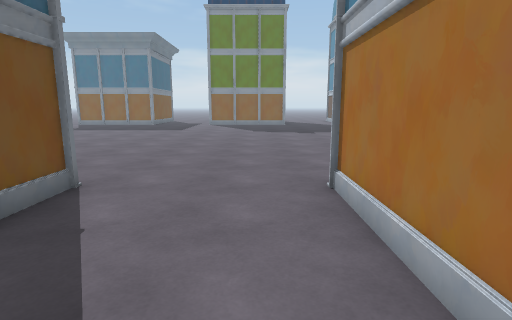
View 1 (above)

24 first-person views from a walk through a scene from a Unity 3-D project. The camera is 1.5 m above the floor, tilts 10° down and sees 80° across. The floor is counted in squares, 1 m on a side. Each view is taken from the middle of a square. On the plan, view 1 faces up. The plan holds only what a view shows up to about 15 squares ahead; the rest is blank. The place goes on beyond the plan. Some surface patterns are stand-ins.

View 2
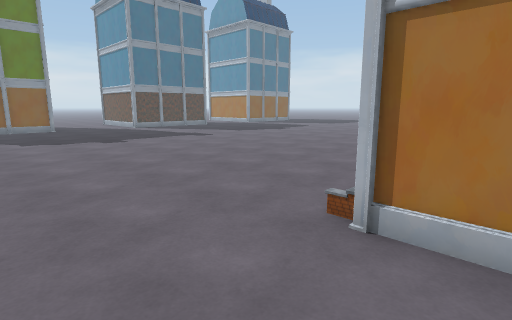

View 3
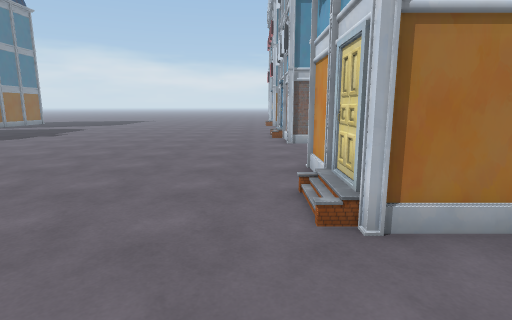

View 4
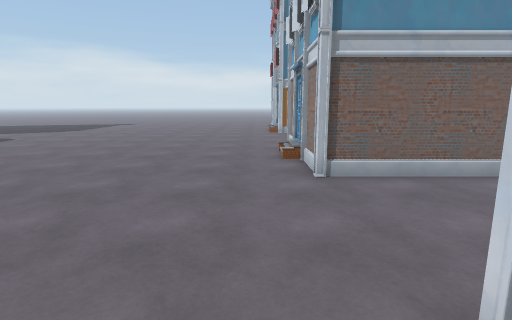

View 5
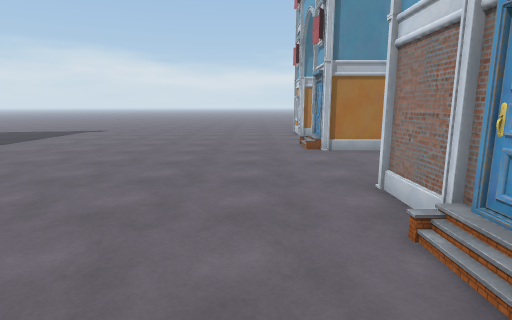

View 6
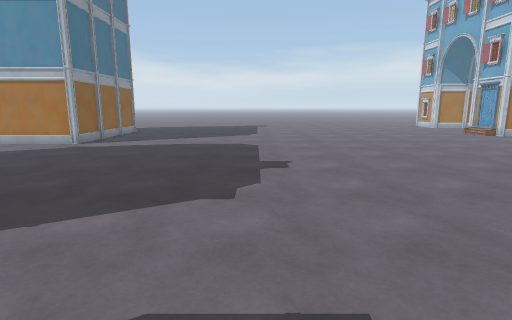

View 7
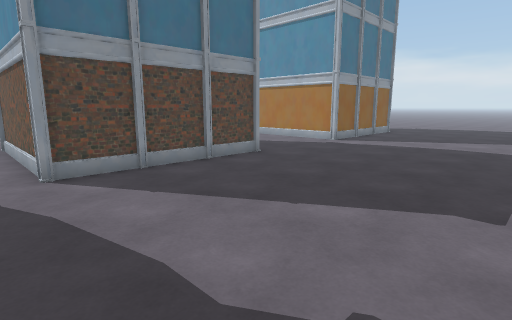

View 8
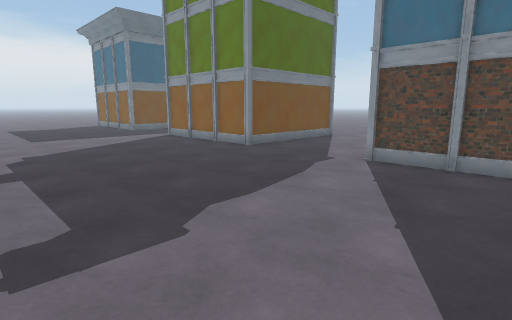

View 9
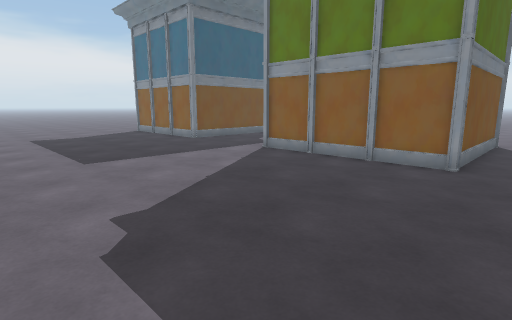

View 10
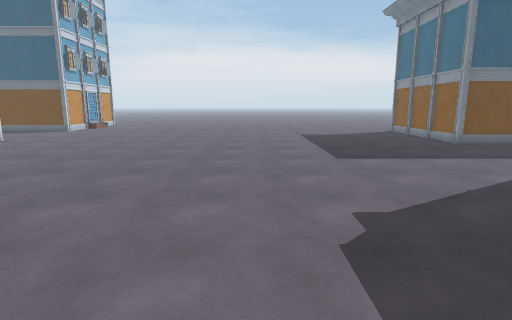

View 11
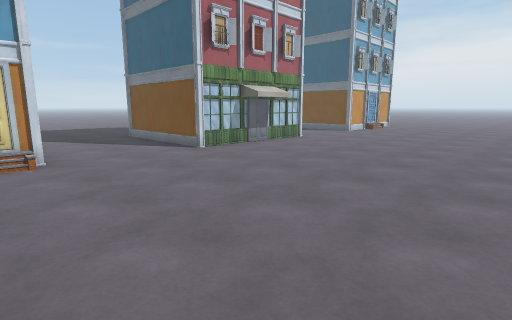

View 12
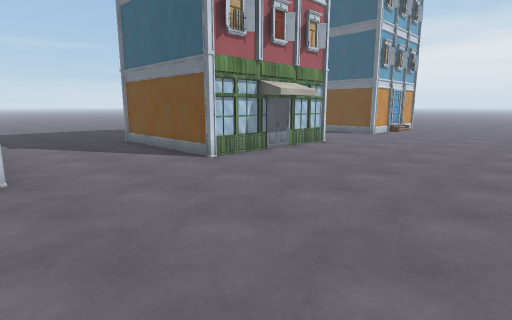

View 13
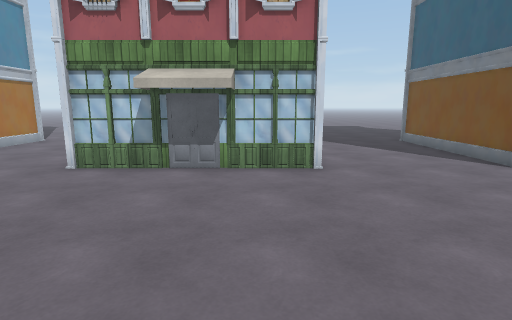

View 14
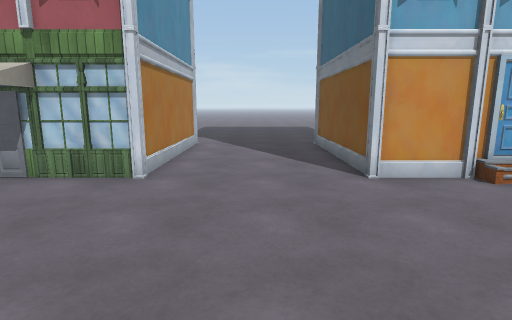

View 15
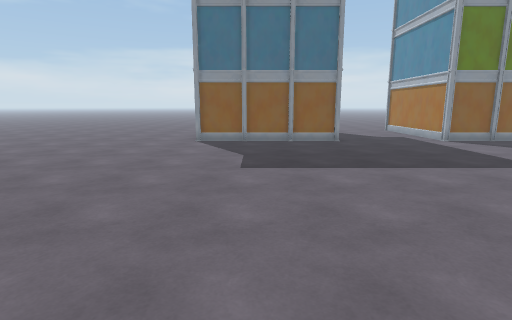

View 16
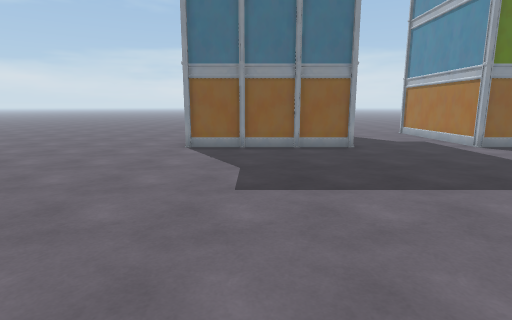

View 17
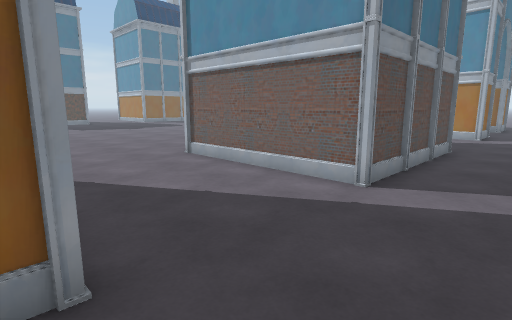

View 18
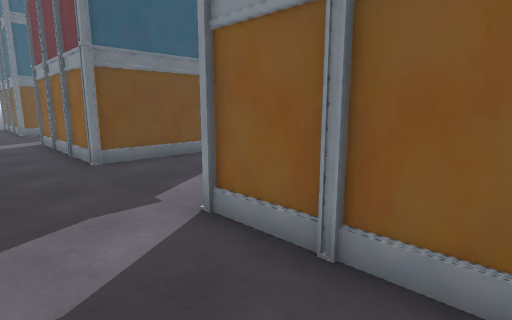

View 19
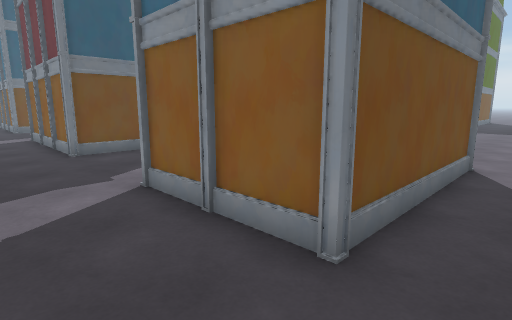

View 20
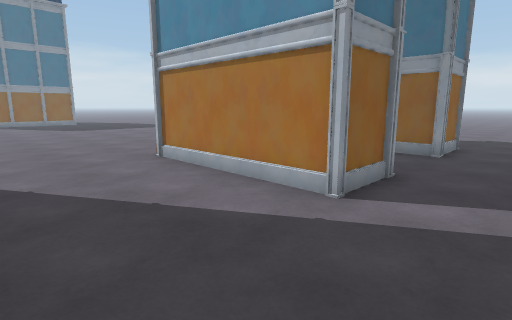

View 21
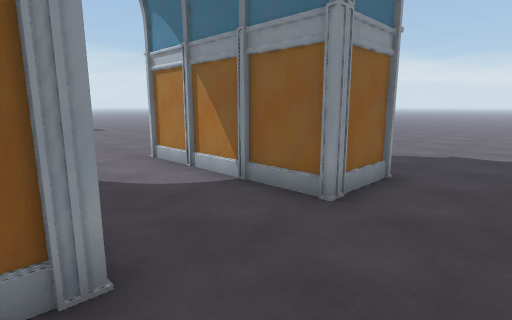

View 22
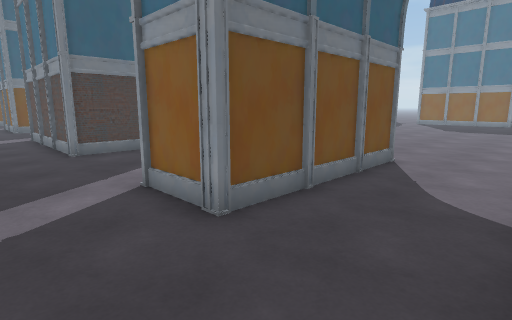

View 23
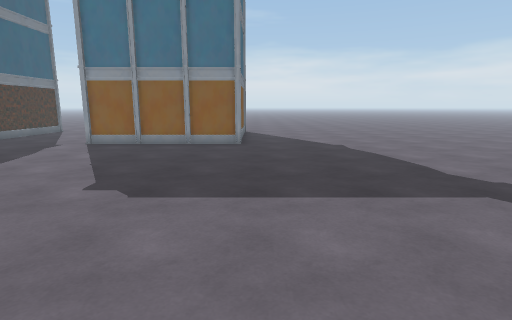

View 24
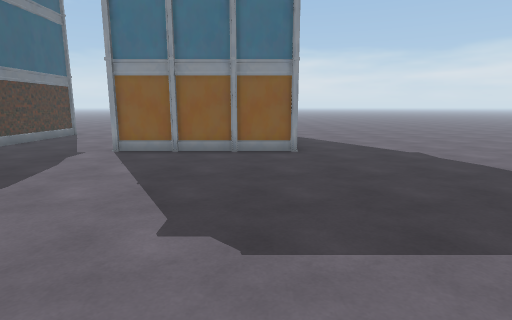

### Floor plan
Key: @ floor where view 1 was taken; # wall or solid block; . floor; B building; O other object.
Columns run from 16 left of view 1 to 29 right of it. Each row starts with its distance up from view 1.
 30                   #... #     #..          ....
 29          ...#     #... #     #...        .....
 28 ..       ...#     #....#     #....#     #.....
 27 ..     #....#     #....#     #....#      .....
 26 ..     #....##    #....##     ....##     .....
 25 ..O#####O....######.....#####B.....######.....
 24 ..............................................
 23 ..............................................
 22 ..............................................
 21 ..............................................
 20 ..............................................
 19 ..............................................
 18 ..............................................
 17 ..............................................
 16 .............................................
 15  ...........................................
 14   .........................................
 13  ..........................................
 12  .......................................... ..
 11 ..............................................
 10 ..............................................
  9  .............................................
  8 .............................................
  7 .............................................
  6 .B.....####OO.....BB.B.....B.BB.B.....BB....BB
  5 ##B....######.....#  #B....#      ....###..#
  4  #.....#    #.....#  #.....#     .....###..#
  3  #.....#    #.....#  #.....#     .....###..#
  2  #.....#    #.....#  #.....#    #.....###..#
  1  #.....#    #.....#  #.....#    #.....###..#
  0  #B....######...@.####B....######B....###..###
 -1  .............................................
 -2  .............................................
 -3   .....      ......... ......    . ...........

Where each view was taken, in squares from view 1:
view 1: 0 up, 0 right, facing up
view 2: 4 up, 2 left, facing up-right
view 3: 7 up, 2 left, facing right
view 4: 7 up, 4 right, facing right
view 5: 8 up, 11 right, facing right
view 6: 18 up, 6 right, facing right
view 7: 18 up, 6 right, facing up-right
view 8: 17 up, 11 right, facing up-left
view 9: 17 up, 4 right, facing up-left
view 10: 17 up, 4 right, facing left
view 11: 15 up, 3 right, facing down-left
view 12: 13 up, 2 right, facing down-left
view 13: 13 up, 8 left, facing down
view 14: 12 up, 12 left, facing down
view 15: 12 up, 12 left, facing up
view 16: 14 up, 12 left, facing up
view 17: 3 down, 5 right, facing up-right
view 18: 3 down, 5 right, facing up-left
view 19: 3 down, 7 right, facing up-left
view 20: 3 down, 17 right, facing up-right
view 21: 3 down, 23 right, facing up-right
view 22: 3 down, 27 right, facing up-left
view 23: 13 up, 25 right, facing up
view 24: 15 up, 23 right, facing up
